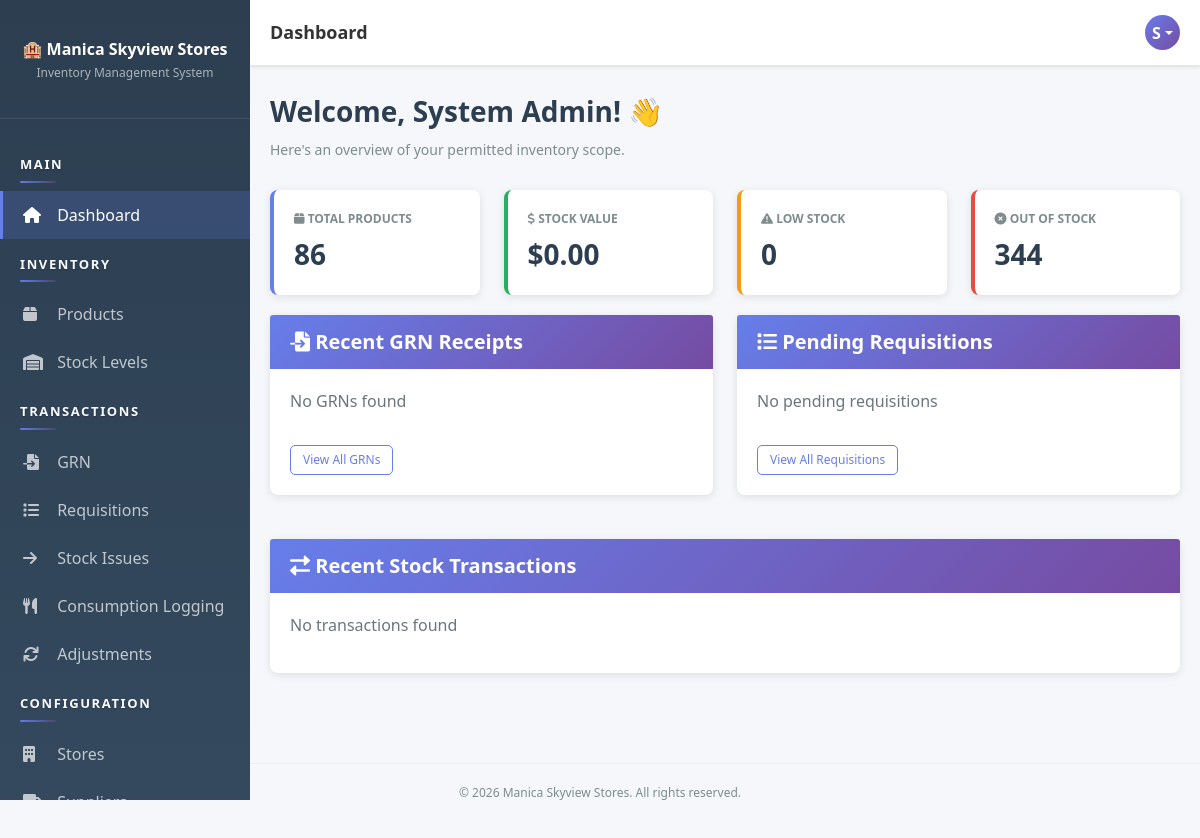
The page /dashboard.php (signed in) on the database as committed earlier.
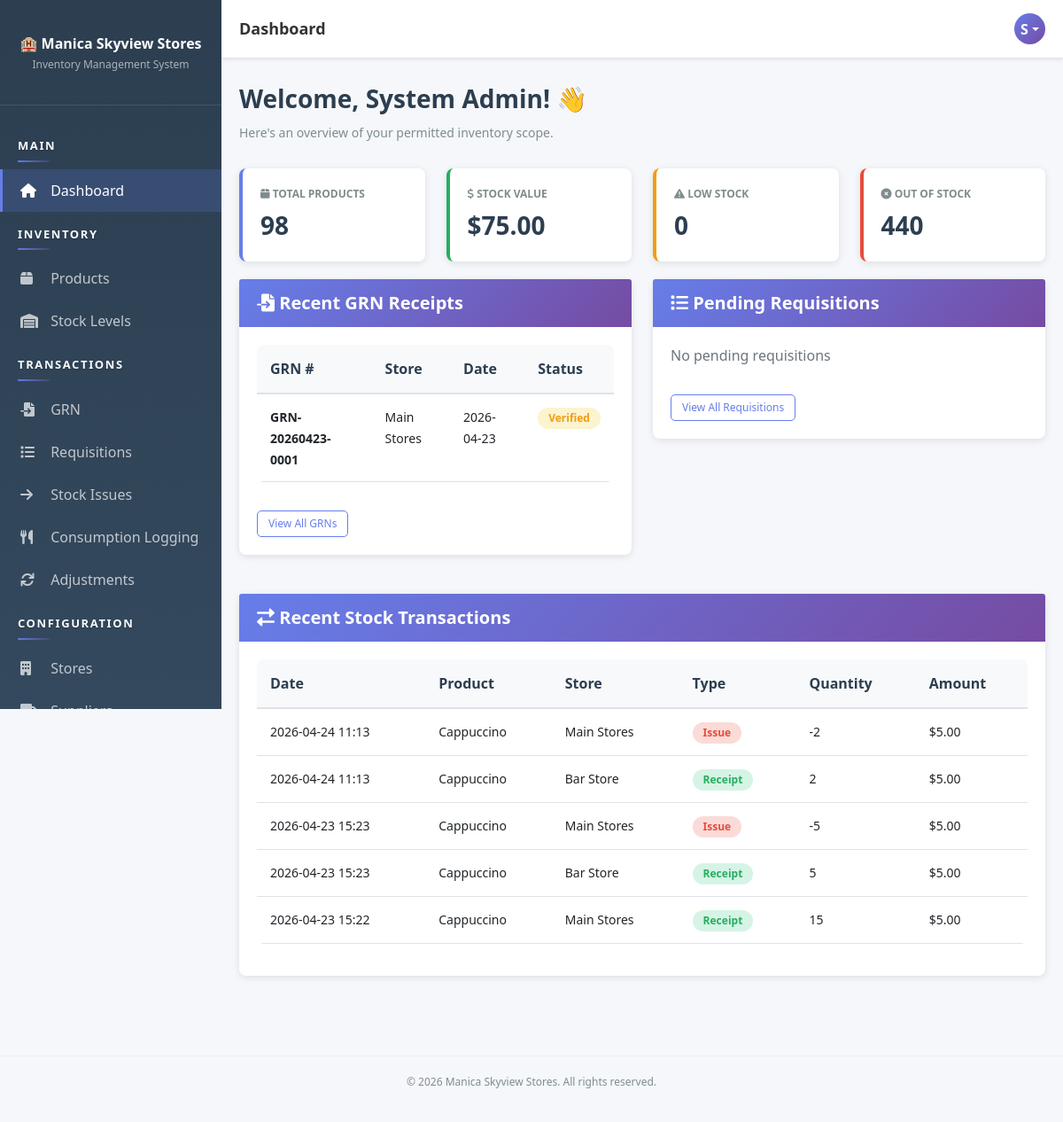
The same page on the database as committed later.
### tables this page shows
CREATE TABLE `users` (
  `user_id` int(11) NOT NULL AUTO_INCREMENT,
  `username` varchar(50) NOT NULL,
  `email` varchar(100) NOT NULL,
  `password` varchar(255) NOT NULL,
  `full_name` varchar(100) NOT NULL,
  `role_id` int(11) NOT NULL,
  `status` enum('active','inactive') DEFAULT 'active',
  `created_at` timestamp NOT NULL DEFAULT current_timestamp(),
  `updated_at` timestamp NOT NULL DEFAULT current_timestamp() ON UPDATE current_timestamp(),
  PRIMARY KEY (`user_id`),
  UNIQUE KEY `username` (`username`),
  UNIQUE KEY `email` (`email`),
  KEY `role_id` (`role_id`),
  CONSTRAINT `users_ibfk_1` FOREIGN KEY (`role_id`) REFERENCES `roles` (`role_id`)
);

CREATE TABLE `grn` (
  `grn_id` int(11) NOT NULL AUTO_INCREMENT,
  `grn_number` varchar(50) NOT NULL,
  `supplier_id` int(11) NOT NULL,
  `store_id` int(11) NOT NULL,
  `received_by` int(11) NOT NULL,
  `receipt_date` date NOT NULL,
  `receipt_time` time DEFAULT NULL,
  `delivery_note_ref` varchar(100) DEFAULT NULL,
  `invoice_reference` varchar(100) DEFAULT NULL,
  `total_cost` decimal(12,2) NOT NULL DEFAULT 0.00,
  `status` enum('draft','received','verified') DEFAULT 'draft',
  `notes` text DEFAULT NULL,
  `created_at` timestamp NOT NULL DEFAULT current_timestamp(),
  `updated_at` timestamp NOT NULL DEFAULT current_timestamp() ON UPDATE current_timestamp(),
  PRIMARY KEY (`grn_id`),
  UNIQUE KEY `grn_number` (`grn_number`),
  KEY `supplier_id` (`supplier_id`),
  KEY `store_id` (`store_id`),
  KEY `received_by` (`received_by`),
  KEY `idx_grn_date` (`receipt_date`),
  CONSTRAINT `grn_ibfk_1` FOREIGN KEY (`supplier_id`) REFERENCES `suppliers` (`supplier_id`),
  CONSTRAINT `grn_ibfk_2` FOREIGN KEY (`store_id`) REFERENCES `stores` (`store_id`),
  CONSTRAINT `grn_ibfk_3` FOREIGN KEY (`received_by`) REFERENCES `users` (`user_id`)
);

CREATE TABLE `stores` (
  `store_id` int(11) NOT NULL AUTO_INCREMENT,
  `store_name` varchar(100) NOT NULL,
  `store_code` varchar(20) NOT NULL,
  `location` varchar(100) DEFAULT NULL,
  `responsible_user_id` int(11) DEFAULT NULL,
  `description` text DEFAULT NULL,
  `status` enum('active','inactive') DEFAULT 'active',
  `created_at` timestamp NOT NULL DEFAULT current_timestamp(),
  `updated_at` timestamp NOT NULL DEFAULT current_timestamp() ON UPDATE current_timestamp(),
  PRIMARY KEY (`store_id`),
  UNIQUE KEY `store_code` (`store_code`),
  KEY `responsible_user_id` (`responsible_user_id`),
  CONSTRAINT `stores_ibfk_1` FOREIGN KEY (`responsible_user_id`) REFERENCES `users` (`user_id`)
);

CREATE TABLE `stock_transactions` (
  `transaction_id` int(11) NOT NULL AUTO_INCREMENT,
  `product_id` int(11) NOT NULL,
  `store_id` int(11) NOT NULL,
  `transaction_type` enum('receipt','issue','adjustment','return','consumption') NOT NULL,
  `reference_type` varchar(50) DEFAULT NULL,
  `reference_id` int(11) DEFAULT NULL,
  `quantity_change` int(11) NOT NULL,
  `unit_price` decimal(10,2) DEFAULT NULL,
  `total_value` decimal(12,2) DEFAULT NULL,
  `performed_by` int(11) NOT NULL,
  `transaction_date` datetime DEFAULT current_timestamp(),
  `notes` text DEFAULT NULL,
  PRIMARY KEY (`transaction_id`),
  KEY `store_id` (`store_id`),
  KEY `performed_by` (`performed_by`),
  KEY `idx_product_store` (`product_id`,`store_id`),
  KEY `idx_transaction_date` (`transaction_date`),
  CONSTRAINT `stock_transactions_ibfk_1` FOREIGN KEY (`product_id`) REFERENCES `products` (`product_id`),
  CONSTRAINT `stock_transactions_ibfk_2` FOREIGN KEY (`store_id`) REFERENCES `stores` (`store_id`),
  CONSTRAINT `stock_transactions_ibfk_3` FOREIGN KEY (`performed_by`) REFERENCES `users` (`user_id`)
);

CREATE TABLE `products` (
  `product_id` int(11) NOT NULL AUTO_INCREMENT,
  `product_name` varchar(100) NOT NULL,
  `product_code` varchar(50) NOT NULL,
  `category_id` int(11) NOT NULL,
  `unit_of_measure` varchar(20) DEFAULT NULL,
  `reorder_level` int(11) DEFAULT 10,
  `reorder_quantity` int(11) DEFAULT 50,
  `status` enum('active','inactive') DEFAULT 'active',
  `created_at` timestamp NOT NULL DEFAULT current_timestamp(),
  `updated_at` timestamp NOT NULL DEFAULT current_timestamp() ON UPDATE current_timestamp(),
  PRIMARY KEY (`product_id`),
  UNIQUE KEY `product_code` (`product_code`),
  KEY `category_id` (`category_id`),
  KEY `idx_product_code` (`product_code`),
  CONSTRAINT `products_ibfk_1` FOREIGN KEY (`category_id`) REFERENCES `categories` (`category_id`)
);

### app/bootstrap.php (called while the page is built, shortened)
<?php
function isAuthenticated() {
    $auth = new Auth();
    return $auth->isLoggedIn() && $auth->checkSessionTimeout();
}
function getCurrentUser() {
    if (isAuthenticated()) {
        $db = Database::getInstance()->getConnection();
        $userId = $_SESSION['user_id'];
        $sql = "SELECT u.*, r.role_name FROM users u
                JOIN roles r ON u.role_id = r.role_id
                WHERE u.user_id = ?";
        $stmt = $db->prepare($sql);
        $stmt->bind_param('i', $userId);
        $stmt->execute();
        return $stmt->get_result()->fetch_assoc();
    }
    return null;
}
function formatDate($date, $format = 'Y-m-d H:i:s') {
    return date($format, strtotime($date));
}

### app/helpers/Database.php (called while the page is built, shortened)
<?php
class Database {
    private static $instance = null;
    private $connection = null;
    private function __construct() {
        try {
            $this->connection = new mysqli(DB_HOST, DB_USER, DB_PASS, DB_NAME);
            $this->connection->set_charset('utf8mb4');
        } catch (Exception $e) {
            die('Error: ' . $e->getMessage());
        }
    }
    public static function getInstance() {
        if (self::$instance === null) {
            self::$instance = new Database();
        }
        return self::$instance;
    }
    public function getConnection() {
        return $this->connection;
    }
}

### app/helpers/Auth.php (called while the page is built, shortened)
<?php
class Auth {
    public function __construct() {
        $this->db = Database::getInstance()->getConnection();
    }
    private function ensurePasswordResetTable() {
        $sql = "CREATE TABLE IF NOT EXISTS password_reset_tokens (
            token_id INT PRIMARY KEY AUTO_INCREMENT,
            user_id INT NOT NULL,
            token_hash VARCHAR(64) NOT NULL,
            expires_at DATETIME NOT NULL,
            used_at DATETIME NULL,
            created_at TIMESTAMP DEFAULT CURRENT_TIMESTAMP,
            FOREIGN KEY (user_id) REFERENCES users(user_id) ON DELETE CASCADE,
            INDEX idx_reset_token_hash (token_hash),
            INDEX idx_reset_token_user (user_id),
            INDEX idx_reset_token_expires (expires_at)
        )";
    }
    public function isLoggedIn() {
        return isset($_SESSION['user_id']);
    }
    public function checkSessionTimeout() {
        return true;
    }
}

### dashboard.php (the view, shortened to what the rows shown need)
<?php
require_once __DIR__ . '/app/bootstrap.php';
$db = Database::getInstance()->getConnection();
$denyScopedDashboard = false;
$grnStoreScopeFilter = '';
$transactionStoreScopeFilter = '';
$recentGRNs = [];
if (!$denyScopedDashboard) {
    $recentGRNs = $db->query("
        SELECT g.*, s.store_name, sup.supplier_name
        FROM grn g
        JOIN stores s ON g.store_id = s.store_id
        JOIN suppliers sup ON g.supplier_id = sup.supplier_id"
        . $grnStoreScopeFilter . "
        ORDER BY g.receipt_date DESC
        LIMIT 5
    ")->fetch_all(MYSQLI_ASSOC);
}
$recentTransactions = [];
if (!$denyScopedDashboard) {
    $recentTransactions = $db->query("
        SELECT st.*, p.product_name, s.store_name
        FROM stock_transactions st
        JOIN products p ON st.product_id = p.product_id
        JOIN stores s ON st.store_id = s.store_id"
        . $transactionStoreScopeFilter . "
        ORDER BY st.transaction_date DESC
        LIMIT 8
    ")->fetch_all(MYSQLI_ASSOC);
}
include 'app/views/layout-header.php';
?>
<div class="page-header">
    <h1>Welcome, <?php echo $user['full_name']; ?>! 👋</h1>
    <p>Here's an overview of your permitted inventory scope.</p>
</div>
<div class="row">
    <div class="col-lg-6">
        <div class="card">
            <div class="card-body">
                <?php if (count($recentGRNs) > 0): ?>
                <table class="table table-sm">
                    <thead>
                        <tr>
                            <th>GRN #</th>
                            <th>Store</th>
                            <th>Date</th>
                            <th>Status</th>
                        </tr>
                    </thead>
                    <tbody>
                        <?php foreach ($recentGRNs as $grn): ?>
                        <tr>
                            <td><small><strong><?php echo htmlspecialchars($grn['grn_number']); ?></strong></small></td>
                            <td><small><?php echo htmlspecialchars($grn['store_name']); ?></small></td>
                            <td><small><?php echo formatDate($grn['receipt_date'], 'Y-m-d'); ?></small></td>
                            <td>
                                <span class="badge badge-<?php echo $grn['status'] === 'received' ? 'success' : 'warning'; ?>">
                                    <?php echo ucfirst($grn['status']); ?>
                                </span>
                            </td>
                        </tr>
                        <?php endforeach; ?>
                    </tbody>
                </table>
                <?php else: ?>
                <p class="text-muted">No GRNs found</p>
                <?php endif; ?>
            </div>
        </div>
    </div>
</div>
<div class="row mt-4">
    <div class="col-lg-12">
        <div class="card">
            <div class="card-body">
                <?php if (count($recentTransactions) > 0): ?>
                <table class="table table-sm">
                    <thead>
                        <tr>
                            <th>Date</th>
                            <th>Product</th>
                            <th>Store</th>
                            <th>Type</th>
                            <th>Quantity</th>
                            <th>Amount</th>
                        </tr>
                    </thead>
                    <tbody>
                        <?php foreach ($recentTransactions as $transaction): ?>
                        <tr>
                            <td><small><?php echo formatDate($transaction['transaction_date'], 'Y-m-d H:i'); ?></small></td>
                            <td><small><?php echo htmlspecialchars($transaction['product_name']); ?></small></td>
                            <td><small><?php echo htmlspecialchars($transaction['store_name']); ?></small></td>
                            <td>
                                <span class="badge badge-<?php echo $transaction['transaction_type'] === 'receipt' ? 'success' : 'danger'; ?>">
                                    <?php echo ucfirst($transaction['transaction_type']); ?>
                                </span>
                            </td>
                            <td><small><?php echo $transaction['quantity_change']; ?></small></td>
                            <td><small><?php echo $transaction['unit_price'] ? '$' . number_format($transaction['unit_price'], 2) : '-'; ?></small></td>
                        </tr>
                        <?php endforeach; ?>
                    </tbody>
                </table>
                <?php else: ?>
                <p class="text-muted">No transactions found</p>
                <?php endif; ?>
            </div>
        </div>
    </div>
</div>
<?php include 'app/views/layout-footer.php'; ?>

### app/views/layout-header.php (shortened to what the rows shown need)
<!DOCTYPE html>
<html lang="en">
<head>
    <link href="https://cdn.jsdelivr.net/npm/bootstrap@5.1.3/dist/css/bootstrap.min.css" rel="stylesheet">
    <link rel="stylesheet" href="https://cdnjs.cloudflare.com/ajax/libs/font-awesome/6.0.0/css/all.min.css">
    <link href="<?php echo SITE_URL; ?>public/css/style.css" rel="stylesheet">
</head>
<body>
    <div class="topbar">
        <div class="topbar-right">
            <div class="user-profile dropdown">
                <div class="user-avatar dropdown-toggle" role="button" data-bs-toggle="dropdown" aria-expanded="false">
                    <?php
                    $user = getCurrentUser();
                    if ($user) {
                        echo strtoupper(substr($user['full_name'], 0, 1));
                    }
                    ?>
                </div>
            </div>
        </div>
    </div>
    <div class="main-content">

Rows that differ between the two databases and show on the page:
added grn: grn_number "GRN-20260423-0001", store.store_name "Main Stores", receipt_date "2026-04-23", status "Verified"
added stock_transactions: transaction_date "2026-04-24 11:13", product.product_name "Cappuccino", store.store_name "Main Stores", transaction_type "Issue", quantity_change "-2", unit_price "5.00"
added stock_transactions: transaction_date "2026-04-24 11:13", product.product_name "Cappuccino", store.store_name "Bar Store", transaction_type "Receipt", quantity_change "2", unit_price "5.00"
added stock_transactions: transaction_date "2026-04-23 15:23", product.product_name "Cappuccino", store.store_name "Main Stores", transaction_type "Issue", quantity_change "-5", unit_price "5.00"
added stock_transactions: transaction_date "2026-04-23 15:23", product.product_name "Cappuccino", store.store_name "Bar Store", transaction_type "Receipt", quantity_change "5", unit_price "5.00"
added stock_transactions: transaction_date "2026-04-23 15:22", product.product_name "Cappuccino", store.store_name "Main Stores", transaction_type "Receipt", quantity_change "15", unit_price "5.00"
Other text that changed with them:
$stats['total_products']: "86" → "98"
$stats['stock_value']: "0.00" → "75.00"
$stats['out_of_stock']: "344" → "440"
text no longer shown: "No GRNs found No transactions found"
text now shown: "GRN # Store Date Status Date Product Store Type Quantity Amount"
